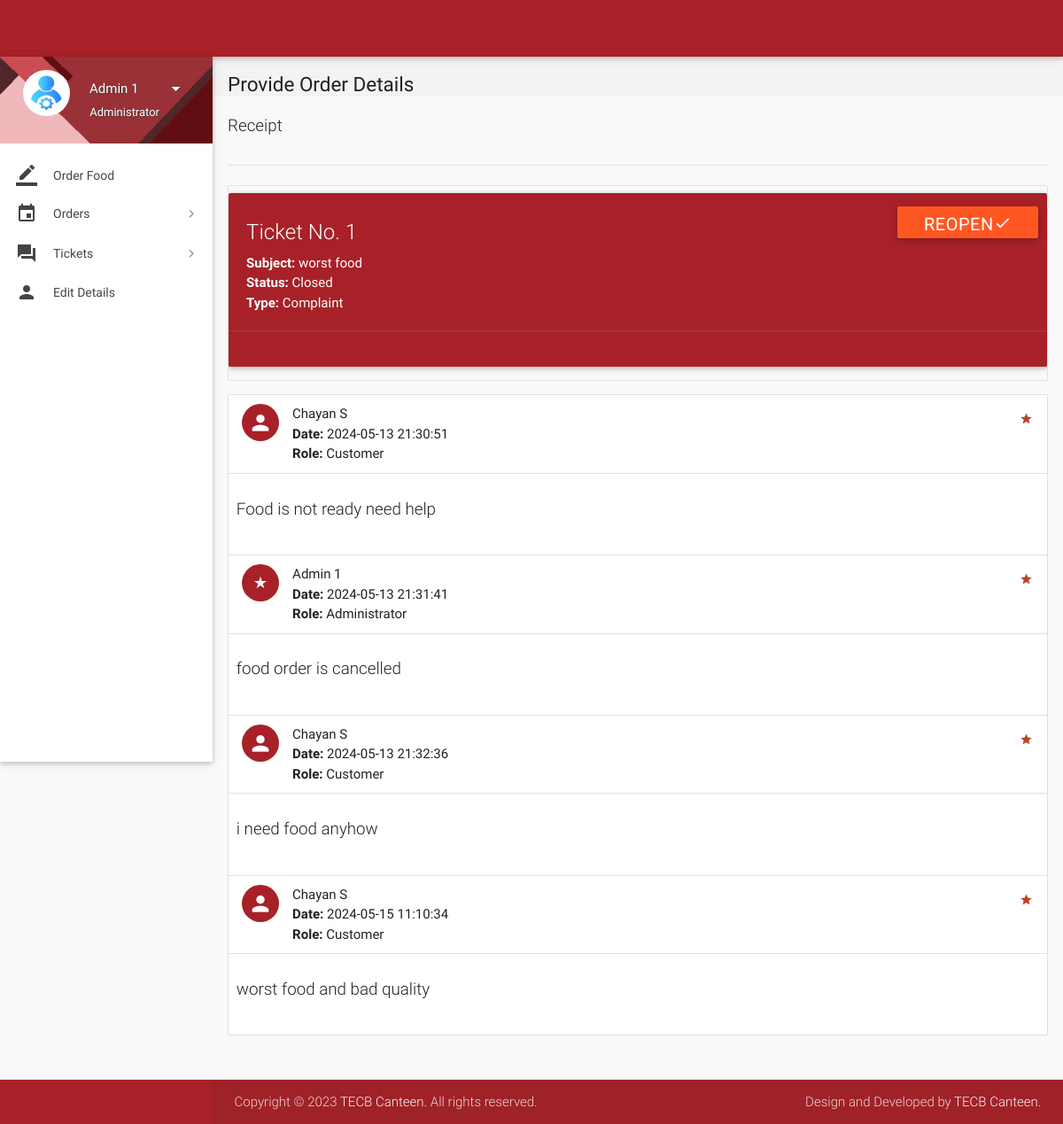
Page /account/view-ticket-admin.php?id=1 (signed in) on the committed database.
### tables this page shows
CREATE TABLE `tickets` (
  `id` int(11) NOT NULL,
  `poster_id` int(11) NOT NULL,
  `subject` varchar(100) NOT NULL,
  `description` varchar(3000) NOT NULL,
  `status` varchar(8) NOT NULL DEFAULT 'Open',
  `type` varchar(30) NOT NULL DEFAULT 'Others',
  `date` datetime NOT NULL DEFAULT current_timestamp(),
  `deleted` tinyint(4) NOT NULL DEFAULT 0
);

CREATE TABLE `ticket_details` (
  `id` int(11) NOT NULL,
  `ticket_id` int(11) NOT NULL,
  `user_id` int(11) NOT NULL,
  `description` varchar(1000) NOT NULL,
  `date` datetime NOT NULL DEFAULT current_timestamp()
);

CREATE TABLE `users` (
  `id` int(11) NOT NULL,
  `role` varchar(15) NOT NULL DEFAULT 'Customer',
  `name` varchar(15) NOT NULL,
  `username` varchar(100) NOT NULL,
  `password` varchar(16) NOT NULL,
  `email` varchar(35) DEFAULT NULL,
  `address` varchar(300) DEFAULT NULL,
  `contact` bigint(11) NOT NULL,
  `verified` tinyint(1) NOT NULL DEFAULT 0,
  `deleted` tinyint(4) NOT NULL DEFAULT 0
);

### account/includes/connect.php (called while the page is built, shortened)
<?php
$name = $_SESSION['name'];
$role = $_SESSION['role'];
?>

### account/view-ticket-admin.php (the view, shortened to what this page needs)
<?php
include 'includes/connect.php';
$continue=0;
if($_SESSION['admin_sid']==session_id())
{
		$ticket_id = $_GET['id'];
		$sql1 = "SELECT * FROM tickets WHERE id = $ticket_id;";
		if(mysqli_num_rows(mysqli_query($con,$sql1))>0){
			$row  = $con->query($sql1)->fetch_assoc();
			$type = $row['type'];
			$subject = $row['subject'];
			$status = $row['status'];
			$continue=1;
		}
		else
			$continue = 0;
}
if($continue){
?>
<!DOCTYPE html>
<html lang="en">
<head>
  <link href="css/materialize.min.css" type="text/css" rel="stylesheet" media="screen,projection">
  <link href="css/style.min.css" type="text/css" rel="stylesheet" media="screen,projection">
  <link href="css/custom/custom.min.css" type="text/css" rel="stylesheet" media="screen,projection">
  <link href="js/plugins/perfect-scrollbar/perfect-scrollbar.css" type="text/css" rel="stylesheet" media="screen,projection">
</head>
<body>
  <header id="header" class="page-topbar">
        <div class="navbar-fixed">
            <nav class="navbar-color">
                <div class="nav-wrapper">
                    <ul class="left">
                      <li><h1 class="logo-wrapper"><a href="index.php" class="brand-logo darken-1"><img src="images/materialize-logo.png" alt="logo"></a> <span class="logo-text">Logo</span></h1></li>
                    </ul>
                </div>
            </nav>
        </div>
  </header>
  <div id="main">
    <div class="wrapper">
      <aside id="left-sidebar-nav">
        <ul id="slide-out" class="side-nav fixed leftside-navigation">
            <li class="user-details cyan darken-2">
            <div class="row">
                <div class="col col s4 m4 l4">
                    <img src="images/avatar.jpg" alt="" class="circle responsive-img valign profile-image">
                </div>
                <div class="col col s8 m8 l8">
                    <a class="btn-flat dropdown-button waves-effect waves-light white-text profile-btn" href="#" data-activates="profile-dropdown"><?php echo $name;?> <i class="mdi-navigation-arrow-drop-down right"></i></a>
                    <p class="user-roal"><?php echo $role;?></p>
                </div>
            </div>
            </li>
            <li class="bold"><a href="index.php" class="waves-effect waves-cyan"><i class="mdi-editor-border-color"></i> Order Food</a>
            </li>
                <li class="no-padding">
                    <ul class="collapsible collapsible-accordion">
                        <li class="bold"><a class="collapsible-header waves-effect waves-cyan"><i class="mdi-editor-insert-invitation"></i> Orders</a>
                        </li>
                    </ul>
                </li>
                 <li class="no-padding">
                    <ul class="collapsible collapsible-accordion">
                        <li class="bold"><a class="collapsible-header waves-effect waves-cyan"><i class="mdi-action-question-answer"></i> Tickets</a>
                        </li>
                    </ul>
                </li>
            <li class="bold"><a href="details.php" class="waves-effect waves-cyan"><i class="mdi-social-person"></i> Edit Details</a>
            </li>
        </ul>
        </aside>
      <section id="content">
        <div id="breadcrumbs-wrapper">
          <div class="container">
            <div class="row">
              <div class="col s12 m12 l12">
                <h5 class="breadcrumbs-title">Provide Order Details</h5>
              </div>
            </div>
          </div>
        </div>
        <div class="container">
          <p class="caption">Receipt</p>
          <div class="divider"></div>
<div class="section">
                                <?php
								echo '<ul id="task-card" class="collection with-header">
									<div id="card-alert" class="card cyan">
										<div class="card-content white-text">
										<span class="card-title white-text darken-1">Ticket No. '.$ticket_id.'</span>
										<p><strong>Subject: </strong>'.$subject.'</p>
										<p><strong>Status: </strong>'.$status.'</p>
										<p><strong>Type: </strong>'.$type.'</p>
										</div>
										<div class="card-action cyan">
										<form method="post" action="routers/ticket-status.php">
										<input type="hidden" name="ticket_id" value="'.$ticket_id.'">
										<input type="hidden" name="status" value="'.($status != 'Closed' ? 'Closed' : 'Open').'">
										<button class="waves-effect waves-light deep-orange btn white-text" type="submit" name="action">'
										.($status != 'Closed' ? 'Close<i class="mdi-navigation-close"></i>' : 'Reopen<i class="mdi-navigation-check"></i>').'
										</button>
										</form>
										</div>
									</div>
                                </ul>';
								echo '<ul id="issues-collection" class="collection">';
								$sql1 = mysqli_query($con, "SELECT * from ticket_details WHERE ticket_id = $ticket_id;");
								while($row1 = mysqli_fetch_array($sql1)){
									$sql2 = "SELECT * FROM users WHERE id = ".$row1['user_id'].";";
									if(mysqli_num_rows(mysqli_query($con,$sql2))>0){
										$row2  = $con->query($sql2)->fetch_assoc();
										$name = $row2['name'];
										$role1 = $row2['role'];
									}
								  echo '
								  <li class="collection-item avatar">
									  <i class="'.($role1=='Administrator' ? 'mdi-action-star-rate' : 'mdi-social-person').' cyan circle"></i>
									  <span class="collection-header"> '.$name.'</span>
									  <p><strong>Date:</strong> '.$row1['date'].'</p>
									  <p><strong>Role:</strong> '.$role1.'</p>
									  <a href="#" class="secondary-content">
									  <i class="mdi-action-grade"></i></a>
								  </li>
								  <li class="collection-item">
									  <div class="row">
									  <p class="caption">'.$row1['description'].'</p>
									  </div>
									  </li>';
								}
							  echo '</ul>';
								?>
          </div>
              </div>
            </div>
        </div>
  <footer class="page-footer">
    <div class="footer-copyright">
      <div class="container">
      <span>Copyright © 2023 <a class="grey-text text-lighten-4" href="#" target="_blank">TECB Canteen.</a> All rights reserved.</span>
        <span class="right"> Design and Developed by <a class="grey-text text-lighten-4" href="#">TECB Canteen.</a></span>
        </div>
    </div>
  </footer>
</body>
</html>
<?php
	}
?>

### rows in the picture
tickets: subject "worst food", status "Closed", type "Complaint"
ticket_details: user.name "Chayan S", date "2024-05-13 21:30:51", user.role "Customer", description "Food is not ready need help"
ticket_details: user.name "Admin 1", date "2024-05-13 21:31:41", user.role "Administrator", description "food order is cancelled"
ticket_details: user.name "Chayan S", date "2024-05-13 21:32:36", user.role "Customer", description "i need food anyhow"
ticket_details: user.name "Chayan S", date "2024-05-15 11:10:34", user.role "Customer", description "worst food and bad quality"

### other values in the picture
$name "Admin 1"
$role "Administrator"
$ticket_id "1"
